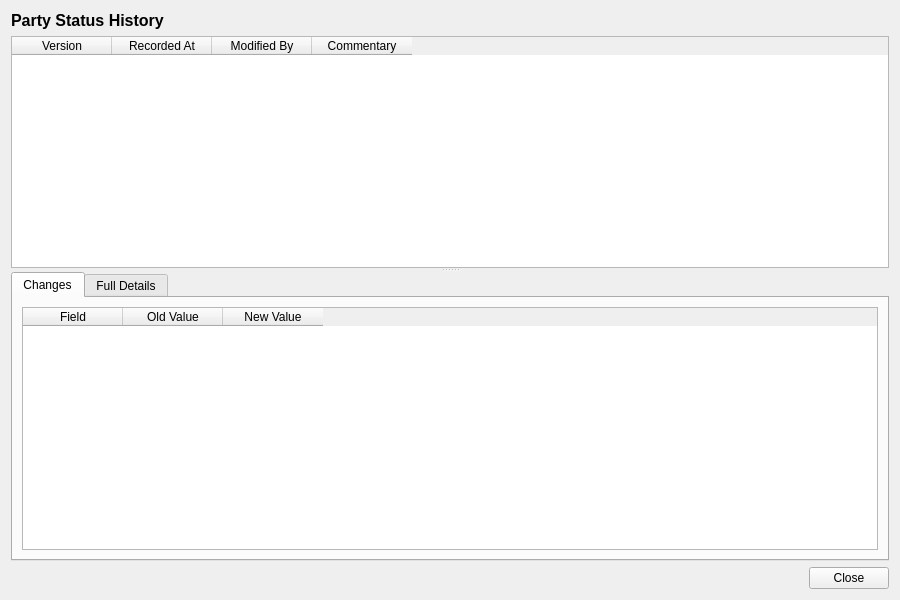
<?xml version="1.0" encoding="UTF-8"?>
<ui version="4.0">
 <class>PartyStatusHistoryDialog</class>
 <widget class="QWidget" name="PartyStatusHistoryDialog">
  <property name="geometry">
   <rect>
    <x>0</x>
    <y>0</y>
    <width>900</width>
    <height>600</height>
   </rect>
  </property>
  <property name="windowTitle">
   <string>Party Status History</string>
  </property>
  <layout class="QVBoxLayout" name="verticalLayout">
   <item>
    <widget class="QLabel" name="titleLabel">
     <property name="font">
      <font>
       <pointsize>12</pointsize>
       <bold>true</bold>
      </font>
     </property>
     <property name="text">
      <string>Party Status History</string>
     </property>
    </widget>
   </item>
   <item>
    <widget class="QSplitter" name="splitter">
     <property name="orientation">
      <enum>Qt::Vertical</enum>
     </property>
     <widget class="QTableWidget" name="versionListWidget">
      <property name="minimumHeight">
       <number>150</number>
      </property>
      <property name="maximumHeight">
       <number>250</number>
      </property>
      <property name="alternatingRowColors">
       <bool>true</bool>
      </property>
      <property name="editTriggers">
       <set>QAbstractItemView::NoEditTriggers</set>
      </property>
      <property name="selectionMode">
       <enum>QAbstractItemView::SingleSelection</enum>
      </property>
      <property name="selectionBehavior">
       <enum>QAbstractItemView::SelectRows</enum>
      </property>
      <column>
       <property name="text">
        <string>Version</string>
       </property>
      </column>
      <column>
       <property name="text">
        <string>Recorded At</string>
       </property>
      </column>
      <column>
       <property name="text">
        <string>Modified By</string>
       </property>
      </column>
      <column>
       <property name="text">
        <string>Commentary</string>
       </property>
      </column>
     </widget>
     <widget class="QWidget" name="detailWidget">
      <layout class="QVBoxLayout" name="detailLayout">
       <property name="leftMargin">
        <number>0</number>
       </property>
       <property name="topMargin">
        <number>0</number>
       </property>
       <property name="rightMargin">
        <number>0</number>
       </property>
       <property name="bottomMargin">
        <number>0</number>
       </property>
       <item>
        <widget class="QTabWidget" name="tabWidget">
         <property name="currentIndex">
          <number>0</number>
         </property>
         <widget class="QWidget" name="changesTab">
          <attribute name="title">
           <string>Changes</string>
          </attribute>
          <layout class="QVBoxLayout" name="changesTabLayout">
           <item>
            <widget class="QTableWidget" name="changesTableWidget">
             <property name="editTriggers">
              <set>QAbstractItemView::NoEditTriggers</set>
             </property>
             <property name="alternatingRowColors">
              <bool>true</bool>
             </property>
             <property name="selectionMode">
              <enum>QAbstractItemView::SingleSelection</enum>
             </property>
             <property name="selectionBehavior">
              <enum>QAbstractItemView::SelectRows</enum>
             </property>
             <column>
              <property name="text">
               <string>Field</string>
              </property>
             </column>
             <column>
              <property name="text">
               <string>Old Value</string>
              </property>
             </column>
             <column>
              <property name="text">
               <string>New Value</string>
              </property>
             </column>
            </widget>
           </item>
          </layout>
         </widget>
         <widget class="QWidget" name="fullDetailsTab">
          <attribute name="title">
           <string>Full Details</string>
          </attribute>
          <layout class="QVBoxLayout" name="fullDetailsTabLayout">
           <item>
            <widget class="QScrollArea" name="scrollArea">
             <property name="widgetResizable">
              <bool>true</bool>
             </property>
             <widget class="QWidget" name="scrollAreaWidgetContents">
              <property name="geometry">
               <rect>
                <x>0</x>
                <y>0</y>
                <width>560</width>
                <height>450</height>
               </rect>
              </property>
              <layout class="QFormLayout" name="formLayout">
               <item row="0" column="0">
                <widget class="QLabel" name="codeLabel">
                 <property name="text">
                  <string>Code:</string>
                 </property>
                </widget>
               </item>
               <item row="0" column="1">
                <widget class="QLabel" name="codeValue">
                 <property name="text">
                  <string/>
                 </property>
                </widget>
               </item>
               <item row="1" column="0">
                <widget class="QLabel" name="nameLabel">
                 <property name="text">
                  <string>Name:</string>
                 </property>
                </widget>
               </item>
               <item row="1" column="1">
                <widget class="QLabel" name="nameValue">
                 <property name="text">
                  <string/>
                 </property>
                </widget>
               </item>
               <item row="2" column="0">
                <widget class="QLabel" name="descriptionLabel">
                 <property name="text">
                  <string>Description:</string>
                 </property>
                </widget>
               </item>
               <item row="2" column="1">
                <widget class="QLabel" name="descriptionValue">
                 <property name="text">
                  <string/>
                 </property>
                 <property name="wordWrap">
                  <bool>true</bool>
                 </property>
                </widget>
               </item>
               <item row="3" column="0">
                <widget class="QLabel" name="versionNumberLabel">
                 <property name="text">
                  <string>Version:</string>
                 </property>
                </widget>
               </item>
               <item row="3" column="1">
                <widget class="QLabel" name="versionNumberValue">
                 <property name="text">
                  <string/>
                 </property>
                </widget>
               </item>
               <item row="4" column="0">
                <widget class="QLabel" name="modifiedByLabel">
                 <property name="text">
                  <string>Modified By:</string>
                 </property>
                </widget>
               </item>
               <item row="4" column="1">
                <widget class="QLabel" name="modifiedByValue">
                 <property name="text">
                  <string/>
                 </property>
                </widget>
               </item>
               <item row="5" column="0">
                <widget class="QLabel" name="recordedAtLabel">
                 <property name="text">
                  <string>Recorded At:</string>
                 </property>
                </widget>
               </item>
               <item row="5" column="1">
                <widget class="QLabel" name="recordedAtValue">
                 <property name="text">
                  <string/>
                 </property>
                </widget>
               </item>
               <item row="6" column="0">
                <widget class="QLabel" name="changeCommentaryLabel">
                 <property name="text">
                  <string>Change Commentary:</string>
                 </property>
                </widget>
               </item>
               <item row="6" column="1">
                <widget class="QLabel" name="changeCommentaryValue">
                 <property name="text">
                  <string/>
                 </property>
                 <property name="wordWrap">
                  <bool>true</bool>
                 </property>
                </widget>
               </item>
              </layout>
             </widget>
            </widget>
           </item>
          </layout>
         </widget>
        </widget>
       </item>
      </layout>
     </widget>
    </widget>
   </item>
   <item>
    <layout class="QHBoxLayout" name="buttonLayout">
     <item>
      <spacer name="horizontalSpacer">
       <property name="orientation">
        <enum>Qt::Horizontal</enum>
       </property>
       <property name="sizeHint" stdset="0">
        <size><width>40</width><height>20</height></size>
       </property>
      </spacer>
     </item>
     <item>
      <widget class="QPushButton" name="closeButton">
       <property name="text">
        <string>Close</string>
       </property>
      </widget>
     </item>
    </layout>
   </item>
  </layout>
 </widget>
 <resources/>
 <connections/>
</ui>
